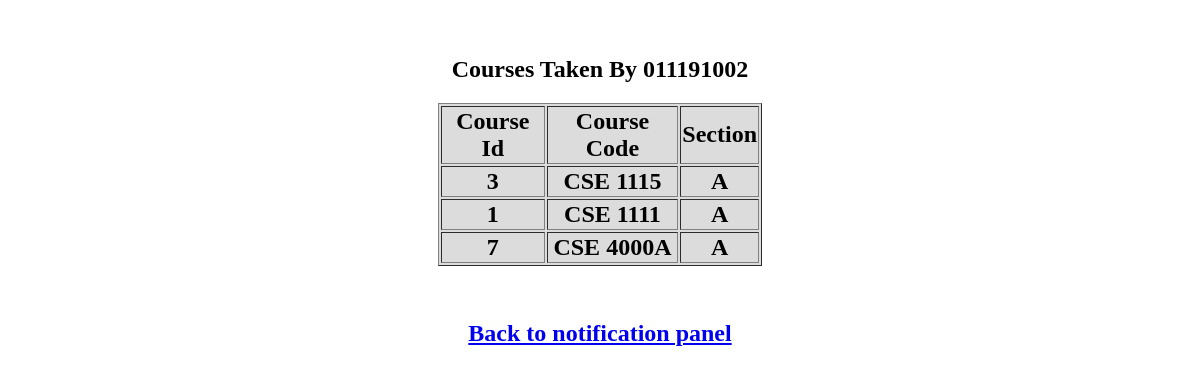
The page /courses_by_student.php?id=011191002 on the database its author committed.
### tables this page shows
CREATE TABLE IF NOT EXISTS `course_section` (
  `course_id` int(10) NOT NULL AUTO_INCREMENT,
  `section_name` char(10) DEFAULT NULL,
  `course_code` char(15) DEFAULT NULL,
  PRIMARY KEY (`course_id`),
  KEY `course_code` (`course_code`)
);

CREATE TABLE IF NOT EXISTS `student_course_section` (
  `student_course_section_id` int(10) NOT NULL AUTO_INCREMENT,
  `student_id` varchar(15) DEFAULT NULL,
  `course_id` int(11) DEFAULT NULL,
  PRIMARY KEY (`student_course_section_id`),
  KEY `student_id` (`student_id`),
  KEY `course_id` (`course_id`)
);

### courses_by_student.php (the view, shortened to what this page needs)
<!DOCTYPE html>
<html>
    <head>
        <link rel="stylesheet" href="register_course_section.css">
    </head>
<body style="background-color:white;">
    <div class="container">
<?php
	$connect = mysqli_connect( HOST, USER, PASS, DB )
		or die("Can not connect");
    $student_id_g = $_GET['id'];
	echo "<h2>Courses Taken By $student_id_g<h2>";
	$results = mysqli_query( $connect,
        "SELECT *
        FROM course_section
        INNER JOIN student_course_section
        ON course_section.course_id=student_course_section.course_id
        Where student_id='$student_id_g' ; ")
		or die("Can not execute query");
	echo "<table border class='table'> \n";
	echo "<th>Course Id</th> <th>Course Code</th> <th>Section</th>\n";
	while( $rows = mysqli_fetch_array( $results ) ) {
		extract( $rows );
		echo "<tr>";
		echo "<td> $course_id </td>";
		echo "<td> $course_code </td>";
		echo "<td> $section_name </td>";
	}
	echo "</table> \n";
?>
<div>
    <br/>
    <br/>
    <a href="teacher_notification.php">Back to notification panel</a>
</div>
</div>
</body>
</html>

### register_course_section.css (style rules this page uses)
body { margin: 0; padding: 0; }
.container { width: 100%; display: inline-block; margin: auto; text-align: center; }
.table { width: 27%; margin: auto; background-color: gainsboro; }

### rows shown on the page
course_section: student_course_section.course_id "3", course_code "CSE 1115", section_name "A"
course_section: student_course_section.course_id "1", course_code "CSE 1111", section_name "A"
course_section: student_course_section.course_id "7", course_code "CSE 4000A", section_name "A"

### other values the page prints
$student_id_g "011191002"
